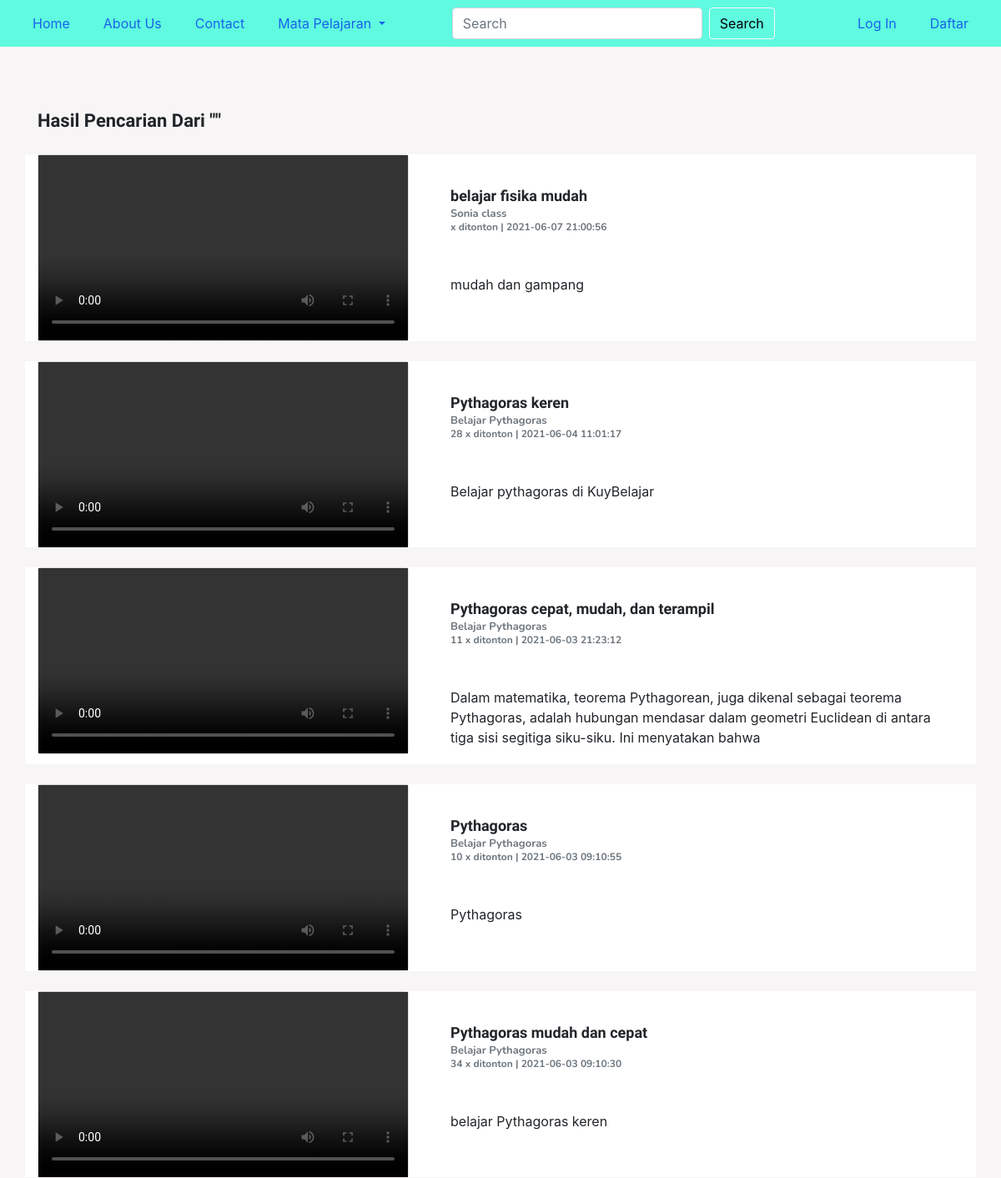
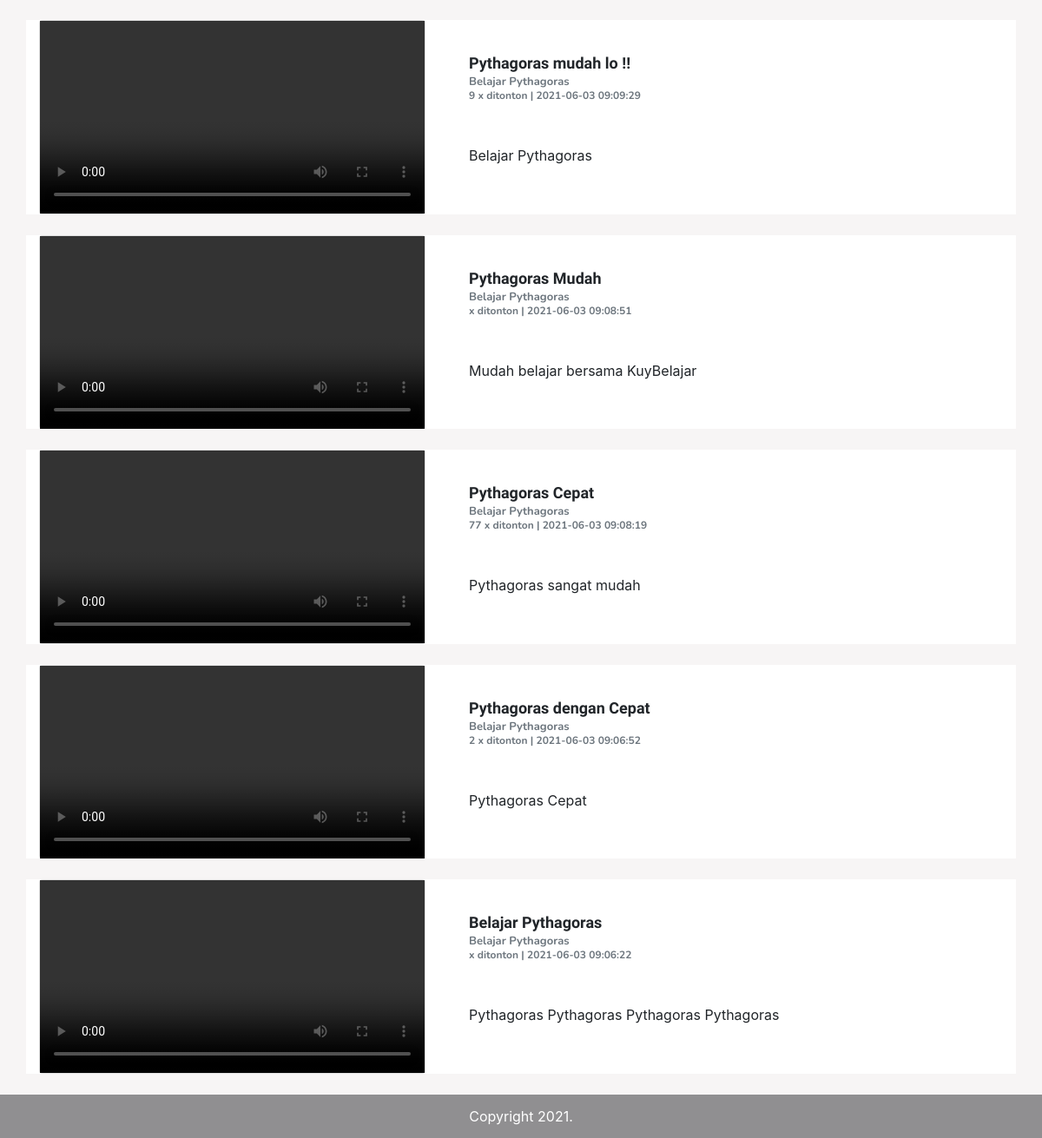
The page /cari.php on the database its author committed (2 pictures, top to bottom).
### tables this page shows
CREATE TABLE `postingans` (
  `id_postingan` bigint(20) UNSIGNED NOT NULL,
  `id_kelas` varchar(191) NOT NULL,
  `id_mata_pelajaran` varchar(191) NOT NULL,
  `judul` varchar(191) NOT NULL,
  `kelas` varchar(191) NOT NULL,
  `deskripsi` varchar(191) NOT NULL,
  `video` varchar(191) NOT NULL,
  `created_at` timestamp NULL DEFAULT NULL,
  `updated_at` timestamp NULL DEFAULT NULL
);

CREATE TABLE `kelass` (
  `id_kelas` bigint(20) UNSIGNED NOT NULL,
  `id_pengguna` varchar(191) NOT NULL,
  `nama_kelas` varchar(191) NOT NULL,
  `deskripsi` varchar(191) NOT NULL,
  `foto_sampul` varchar(191) NOT NULL,
  `created_at` timestamp NULL DEFAULT NULL,
  `updated_at` timestamp NULL DEFAULT NULL
);

### cari.php (the view, shortened to what this page needs)
<?php
                        include_once("config.php");
                        ?>
<!DOCTYPE html>
<html>
<head>
    <link rel="stylesheet" href="https://cdn.jsdelivr.net/npm/bootstrap@4.6.0/dist/css/bootstrap.min.css">
    <link href="font.css" rel="stylesheet">
</head>
<body>
    <?php
    include('header.php');
  ?>
  <?php
                  if(isset($_GET['cari'])){
                    $cari=$_GET['cari'];
                  }
                  else{
                    $cari="";
                  }
                  ?>
  <div class="container mt-5">
    <div class="row mb-4 pt-4">
      <div class="col">
        <div class="fontKerasBesar">Hasil Pencarian Dari "<?php echo $cari ?>"</div>
      </div>
    </div>
  </div>
                  <?php
                    $result = mysqli_query($mysqli, "SELECT  *,
                     postingans.deskripsi as deskripsi_postingan,
                     postingans.updated_at as tanggal_postingan
                    FROM postingans inner join kelass on kelass.id_kelas=postingans.id_kelas inner join mata_pelajarans on mata_pelajarans.id_mata_pelajaran=postingans.id_mata_pelajaran WHERE
                    postingans.judul LIKE '%$cari%'
                    or postingans.deskripsi LIKE '%$cari%'
                    or postingans.kelas LIKE '%$cari%'
                    or mata_pelajarans.nama_mata_pelajaran LIKE '%$cari%'
                    order by postingans.id_postingan desc limit 10");
                    while($data_table = mysqli_fetch_array($result)) {
                      ?>
<section class="putar">
  <div class="container videoPutar" data-id='<?php echo $data_table["id_postingan"] ?>'>
    <div class="row mb-4 kotakVideoTulisan">
      <div class="col-5">
        <div class="card">
          <video controls>
            <source src="admin/images/video/<?php echo $data_table['video'] ?>" type="video/mp4" />
          </video>
        </div>
      </div>
      <div class="col-7">
        <div class="card-body">
          <div class="card-title mt-3 fontKeras"><?php echo $data_table["judul"] ?></div>
          <div class="card-subtitle mb-1 text-muted fontLembutBesar"><?php echo $data_table["nama_kelas"] ?></div>
          <?php
            $id_postingan=$data_table["id_postingan"];
                $result2 = mysqli_query($mysqli, "SELECT sum(jumlah_menonton) as total_menonton FROM menontons where id_postingan=$id_postingan");
                      while($data_table2 = mysqli_fetch_array($result2)) {
                        $total_menonton=$data_table2['total_menonton'];
                      }
                    ?>
          <div class="card-subtitle mt-1 text-muted tontonTanggal fontLembutKecil"><?php echo $total_menonton;  ?> x ditonton | <?php echo $data_table["tanggal_postingan"] ?></div>
          <div class="card-titlle mt-5 contohDeskripsi"><?php echo $data_table["deskripsi_postingan"] ?></div>
        </div>
      </div>
    </div>
  </div>
</section>
<?php
}
        include('footer.php');
        ?>
</body>
</html>

### cari.php (style rules this page uses)
html { min-height:100vh; }
body { min-height: 100vh; position: relative; box-sizing: border-box; background-color: #f7f5f5; padding-bottom: 50px; //height of the footer }
.videoPutar { cursor: pointer; }
.kotakVideoTulisan { background-color:white; }

### rows shown on the page
postingans: judul "belajar fisika mudah", id_kelas.nama_kelas "Sonia class", updated_at "2021-06-07 21:00:56", deskripsi "mudah dan gampang"
postingans: judul "Pythagoras keren", id_kelas.nama_kelas "Belajar Pythagoras", total_menonton "28", updated_at "2021-06-04 11:01:17", deskripsi "Belajar pythagoras di KuyBelajar"
postingans: judul "Pythagoras cepat, mudah, dan terampil", id_kelas.nama_kelas "Belajar Pythagoras", total_menonton "11", updated_at "2021-06-03 21:23:12", deskripsi "Dalam matematika, teorema Pythagorean, juga dikenal sebagai teorema Pythagoras, adalah hubungan mendasar dalam geometri Euclidean di antara tiga sisi segitiga siku-siku. Ini menyatakan bahwa"
postingans: judul "Pythagoras", id_kelas.nama_kelas "Belajar Pythagoras", total_menonton "10", updated_at "2021-06-03 09:10:55", deskripsi "Pythagoras"
postingans: judul "Pythagoras mudah dan cepat", id_kelas.nama_kelas "Belajar Pythagoras", total_menonton "34", updated_at "2021-06-03 09:10:30", deskripsi "belajar Pythagoras keren"
postingans: judul "Pythagoras mudah lo !!", id_kelas.nama_kelas "Belajar Pythagoras", total_menonton "9", updated_at "2021-06-03 09:09:29", deskripsi "Belajar Pythagoras"
postingans: judul "Pythagoras Mudah", id_kelas.nama_kelas "Belajar Pythagoras", updated_at "2021-06-03 09:08:51", deskripsi "Mudah belajar bersama KuyBelajar"
postingans: judul "Pythagoras Cepat", id_kelas.nama_kelas "Belajar Pythagoras", total_menonton "77", updated_at "2021-06-03 09:08:19", deskripsi "Pythagoras sangat mudah"
postingans: judul "Pythagoras dengan Cepat", id_kelas.nama_kelas "Belajar Pythagoras", total_menonton "2", updated_at "2021-06-03 09:06:52", deskripsi "Pythagoras Cepat"
postingans: judul "Belajar Pythagoras", id_kelas.nama_kelas "Belajar Pythagoras", updated_at "2021-06-03 09:06:22", deskripsi "Pythagoras Pythagoras Pythagoras Pythagoras"
